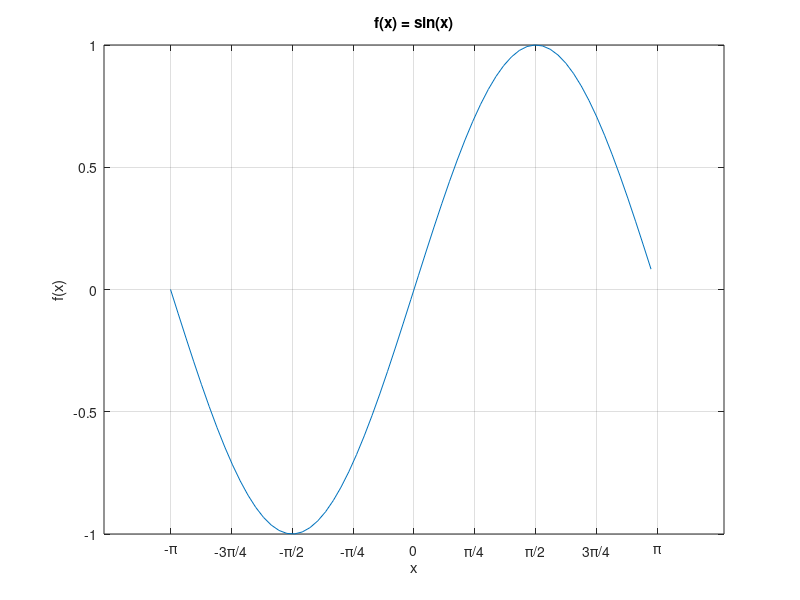
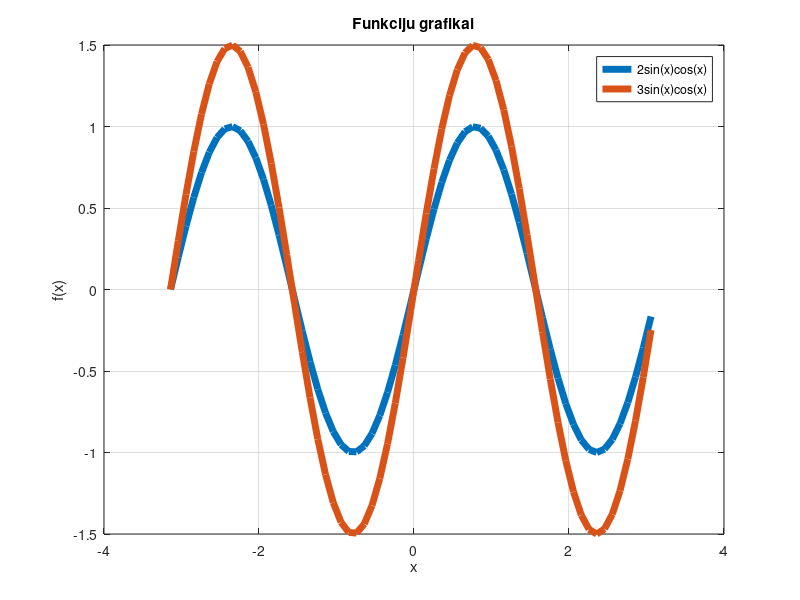

Recreate these plots in MATLAB, in order.
%%Ilja Katiuzinskij 2026-09-28 var.6

%%1
%%a
x= -pi:0.1:pi;
y= sin(x);
figure
plot(x,y)
xticks(-pi:pi/4:pi)
xticklabels({'-\pi','-3\pi/4','-\pi/2','-\pi/4','0',...
    '\pi/4','\pi/2','3\pi/4','\pi'})
title ('f(x) = sin(x)')
xlabel('x')
ylabel('f(x)')
grid on 

%%b
figure 
y1= 2*sin(x).*cos(x);
y2= 3*sin(x).*cos(x);
plot (x,y1,'LineWidth',5)
hold on 
plot (x,y2, 'LineWidth',5)
hold off
title ('Funkciju grafikai')
xlabel ('x')
ylabel ('f(x)')
legend ('2sin(x)cos(x)', '3sin(x)cos(x)')
grid on
